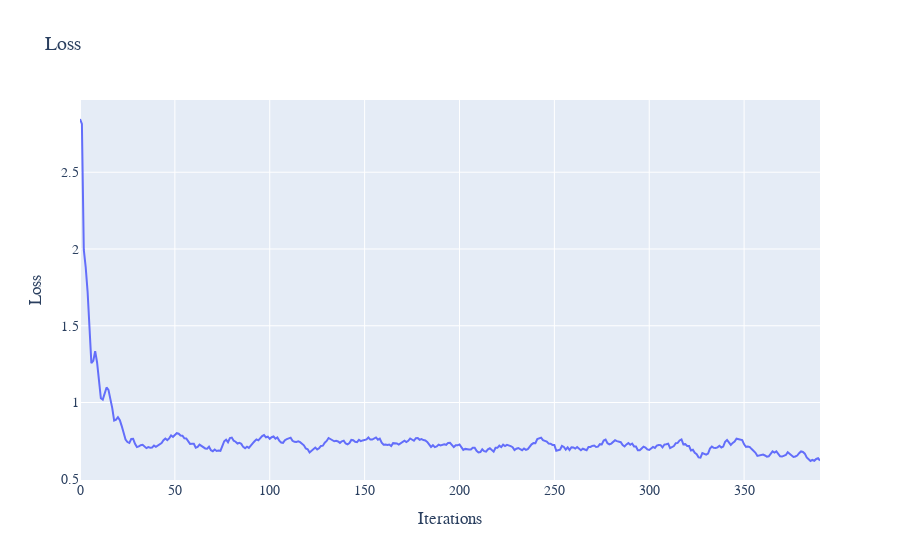

The notebook cell saved with this chart:
### Code cell
eq = LQG()
model = MODEL_CONFIG = {
    "hidden_dim": 64,
    "learning_rate": 1e-3,
    "loss_weights": (1, 4),
    "sampling_method": "uniform",
    "lr_decay": 0.98,
    "network_type": "RES",
    "optimiser": "Adam",
    "method": "Galerkin"
}
solver = DeepPDESolver(model, eq)
losses = list(solver.train(400))
plot_losses(losses)

### Figure 1 — Plotly figure (JSON) as saved in the notebook; plotly's stock layout.template omitted (floating-point values rounded to 4 significant figures; data arrays with more than 128 entries replaced by an {"elided": "..."} marker saying what was removed)
{"data": [{"mode": "lines", "name": "Error at x=0.1", "type": "scatter", "x": {"elided": "391 int values"}, "xaxis": "x", "y": {"elided": "391 float values"}, "yaxis": "y"}], "layout": {"font": {"family": "Courier New, monospace", "size": 14}, "title": {"text": "Loss"}, "xaxis": {"anchor": "y", "domain": [0, 1], "title": {"text": "Iterations"}}, "yaxis": {"anchor": "x", "domain": [0, 1], "title": {"text": "Loss"}}}}
